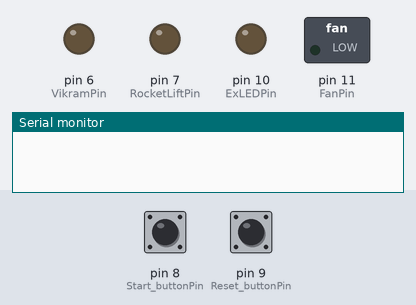
The sketch below on a simulated Arduino Uno, built with avr-gcc and run on an emulated ATmega328P. Shown: switched loads named in the sketch (green lamp = pin HIGH), output pins drawn as LEDs (lit = HIGH), the last lines printed to the serial monitor. The test bench sets the inputs (shaded band); at power-on: pin 8 (Start_buttonPin) HIGH, pin 9 (Reset_buttonPin) HIGH.

Above: at 1.2 s.
1.3 s: pin 8 (Start_buttonPin) pulled LOW for 0.15 s
At 1.8 s:
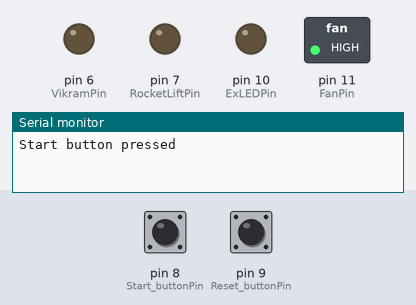
At 6.1 s:
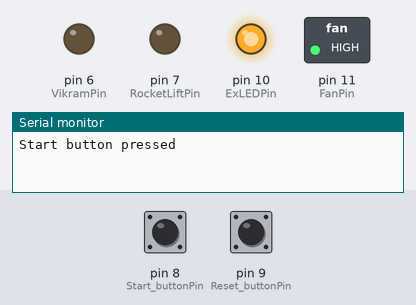
12.8 s: pin 9 (Reset_buttonPin) pulled LOW for 1 s
At 14.0 s:
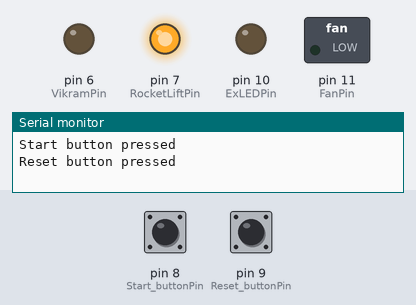
Timing chart, 0 to 17.9 s (numbered marks = the images above; inputs shaded):
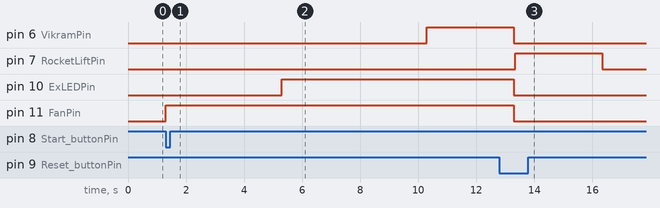

Measured:
- after the input at 1.3 s, pin 6 (VikramPin): LOW → HIGH after 9.0 s; pin 10 (ExLEDPin): LOW → HIGH after 4.0 s; pin 11 (FanPin): LOW → HIGH at once
- after the input at 12.8 s, pin 7 (RocketLiftPin): LOW → HIGH after 0.55 s, → LOW 3.0 s later

The sketch:

Launcher_Module.ino
```cpp
const int Start_buttonPin = 8;    // Pin for the "start" button
const int Reset_buttonPin = 9;    // Pin for the "reset" button
const int FanPin = 11;            // Pin for controlling the fan
const int ExLEDPin = 10;          // Pin for controlling the LED
const int RocketLiftPin = 7;
const int VikramPin = 6;

int start_buttonState = 0;        // Current state of the "start" button
int start_lastButtonState = 0;    // Previous state of the "start" button
int reset_buttonState = 0;        // Current state of the "reset" button
int reset_lastButtonState = 0;    // Previous state of the "reset" button

bool fanOn = false;
bool lightOn = false;

void setup() {
  Serial.begin(9600);
  pinMode(Start_buttonPin, INPUT_PULLUP);
  pinMode(Reset_buttonPin, INPUT_PULLUP);
  pinMode(FanPin, OUTPUT);
  pinMode(ExLEDPin, OUTPUT);
  pinMode(RocketLiftPin, OUTPUT);
  pinMode(VikramPin, OUTPUT);

  digitalWrite(FanPin, LOW);
  digitalWrite(ExLEDPin, LOW);
  digitalWrite(RocketLiftPin, LOW);
  digitalWrite(VikramPin, LOW);
}

void loop() {
  checkStart();
  checkReset();
}

void checkStart() {
  start_buttonState = digitalRead(Start_buttonPin);
  if (start_buttonState != start_lastButtonState) {
    if (start_buttonState == LOW) {
      // "Start" button is pressed
      Serial.println("Start button pressed");
      if (!fanOn) {
        digitalWrite(FanPin, HIGH);
        delay(4000);
        digitalWrite(ExLEDPin, HIGH);
        delay(5000);


        // Turn on the VikramPin for 3 seconds
        digitalWrite(VikramPin, HIGH);
        delay(3000);
        digitalWrite(VikramPin, LOW);

        digitalWrite(FanPin, LOW);
        digitalWrite(ExLEDPin, LOW);
        fanOn = false;
        lightOn = false;
      }
    }
    delay(50);
  }
  start_lastButtonState = start_buttonState;
}

void checkReset() {
  reset_buttonState = digitalRead(Reset_buttonPin);
  if (reset_buttonState != reset_lastButtonState) {
    if (reset_buttonState == LOW) {
      // "Reset" button is pressed
      Serial.println("Reset button pressed");
      // Add your code for handling the "reset" button here
      // Turn on the RocketLiftPin for 3 seconds
        digitalWrite(RocketLiftPin, HIGH);
        delay(3000);
        digitalWrite(RocketLiftPin, LOW);

        delay(1000);
    }
    delay(50);
  }
  reset_lastButtonState = reset_buttonState;
}
```
